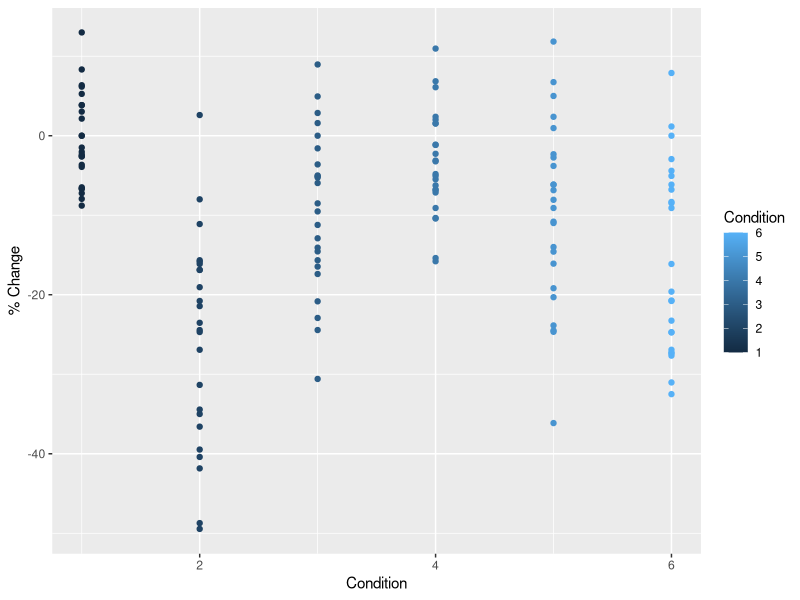
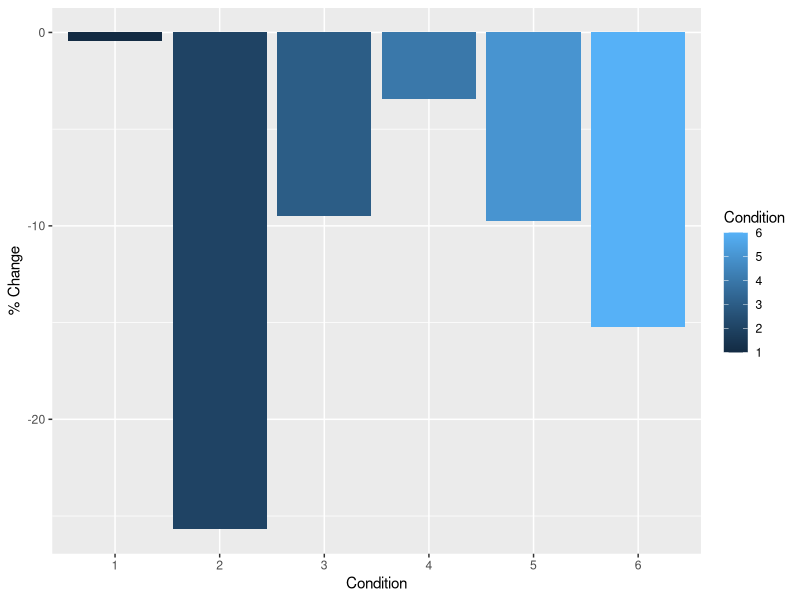
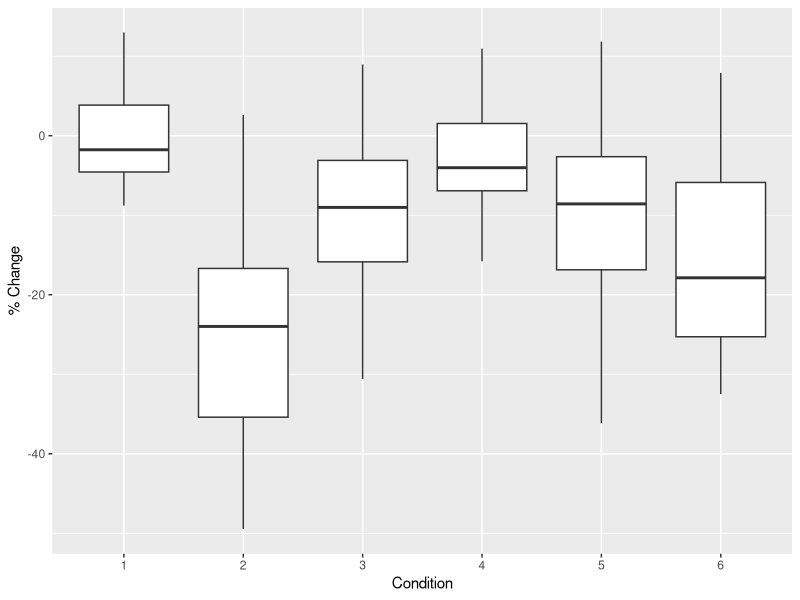

Write the R code that produced these figures, in order.
library(tidyverse)
library(readr)

read_csv("Feb4data.csv")

Feb4data <- read_csv("Feb4data.csv") 
  

MeansFeb4<- Feb4data%>%group_by(Condition)%>% 
  summarise(Change=mean(Change))

SDFeb4<-Feb4data%>%group_by(Condition)%>%
  summarise(Change=sd(Change))

x<-Feb4data$Condition
y<-Feb4data$Change

ggplot(data = Feb4data, aes(x=Condition, y=Change, colour=Condition)) + 
  geom_point() +
  xlab("Condition") +
  ylab("% Change")

Feb4data%>%group_by(Condition)

library(ggplot2)

Bar1<-ggplot(data = MeansFeb4, aes(x= as.factor(Condition), y=Change, fill=Condition)) + 
     geom_bar(stat="identity") +
  xlab("Condition") + 
  ylab("% Change")

print(Bar1)

##i cant get the colour filling to work on this one... any ideas?
box1 <- ggplot(data = Feb4data, aes(x=as.factor(Condition), y=Change), fill = (Condition)) + 
  geom_boxplot() + 
  xlab("Condition") +
  ylab("% Change")

print(box1)
